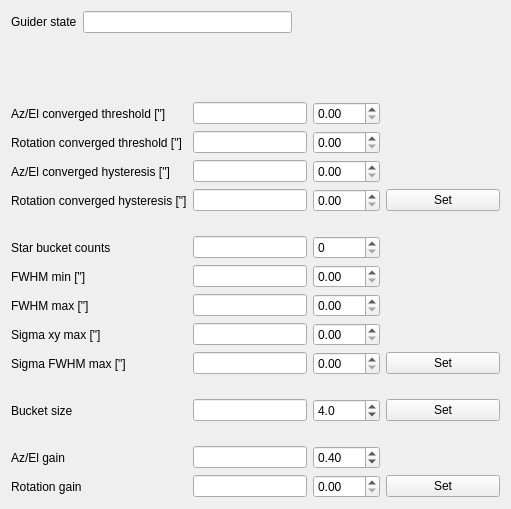
<?xml version="1.0" encoding="UTF-8"?>
<ui version="4.0">
 <class>Dialog</class>
 <widget class="QDialog" name="Dialog">
  <property name="geometry">
   <rect>
    <x>0</x>
    <y>0</y>
    <width>511</width>
    <height>509</height>
   </rect>
  </property>
  <property name="windowTitle">
   <string>Guider configuration</string>
  </property>
  <layout class="QVBoxLayout" name="verticalLayout">
   <item>
    <layout class="QHBoxLayout" name="horizontalLayout">
     <item>
      <widget class="QLabel" name="label_12">
       <property name="text">
        <string>Guider state</string>
       </property>
      </widget>
     </item>
     <item>
      <widget class="QLineEdit" name="stateEdit"/>
     </item>
     <item>
      <spacer name="horizontalSpacer">
       <property name="orientation">
        <enum>Qt::Horizontal</enum>
       </property>
       <property name="sizeHint" stdset="0">
        <size>
         <width>40</width>
         <height>20</height>
        </size>
       </property>
      </spacer>
     </item>
    </layout>
   </item>
   <item>
    <spacer name="verticalSpacer_9">
     <property name="orientation">
      <enum>Qt::Vertical</enum>
     </property>
     <property name="sizeHint" stdset="0">
      <size>
       <width>20</width>
       <height>4</height>
      </size>
     </property>
    </spacer>
   </item>
   <item>
    <layout class="QGridLayout" name="gridLayout">
     <item row="0" column="0">
      <widget class="QLabel" name="label">
       <property name="text">
        <string>Az/El converged threshold [&quot;]</string>
       </property>
      </widget>
     </item>
     <item row="0" column="1">
      <widget class="QLineEdit" name="azelthreshEdit"/>
     </item>
     <item row="0" column="2">
      <widget class="QDoubleSpinBox" name="azelthreshSpinBox">
       <property name="maximum">
        <double>10.000000000000000</double>
       </property>
      </widget>
     </item>
     <item row="0" column="3">
      <spacer name="horizontalSpacer_2">
       <property name="orientation">
        <enum>Qt::Horizontal</enum>
       </property>
       <property name="sizeHint" stdset="0">
        <size>
         <width>40</width>
         <height>20</height>
        </size>
       </property>
      </spacer>
     </item>
     <item row="1" column="0">
      <widget class="QLabel" name="label_2">
       <property name="text">
        <string>Rotation converged threshold [&quot;]</string>
       </property>
      </widget>
     </item>
     <item row="1" column="1">
      <widget class="QLineEdit" name="rotthreshEdit"/>
     </item>
     <item row="1" column="2">
      <widget class="QDoubleSpinBox" name="rotthreshSpinBox">
       <property name="maximum">
        <double>100.000000000000000</double>
       </property>
      </widget>
     </item>
     <item row="1" column="3">
      <spacer name="horizontalSpacer_3">
       <property name="orientation">
        <enum>Qt::Horizontal</enum>
       </property>
       <property name="sizeHint" stdset="0">
        <size>
         <width>40</width>
         <height>20</height>
        </size>
       </property>
      </spacer>
     </item>
     <item row="2" column="0">
      <widget class="QLabel" name="label_4">
       <property name="text">
        <string>Az/El converged hysteresis [&quot;]</string>
       </property>
      </widget>
     </item>
     <item row="2" column="1">
      <widget class="QLineEdit" name="azelhystEdit"/>
     </item>
     <item row="2" column="2">
      <widget class="QDoubleSpinBox" name="azelhystSpinBox">
       <property name="maximum">
        <double>5.000000000000000</double>
       </property>
      </widget>
     </item>
     <item row="2" column="3">
      <spacer name="horizontalSpacer_4">
       <property name="orientation">
        <enum>Qt::Horizontal</enum>
       </property>
       <property name="sizeHint" stdset="0">
        <size>
         <width>40</width>
         <height>20</height>
        </size>
       </property>
      </spacer>
     </item>
     <item row="3" column="0">
      <widget class="QLabel" name="label_3">
       <property name="text">
        <string>Rotation converged hysteresis [&quot;]</string>
       </property>
      </widget>
     </item>
     <item row="3" column="1">
      <widget class="QLineEdit" name="rothystEdit"/>
     </item>
     <item row="4" column="0">
      <spacer name="verticalSpacer">
       <property name="orientation">
        <enum>Qt::Vertical</enum>
       </property>
       <property name="sizeHint" stdset="0">
        <size>
         <width>20</width>
         <height>18</height>
        </size>
       </property>
      </spacer>
     </item>
     <item row="3" column="2">
      <widget class="QDoubleSpinBox" name="rothystSpinBox">
       <property name="maximum">
        <double>20.000000000000000</double>
       </property>
      </widget>
     </item>
     <item row="3" column="3">
      <widget class="QPushButton" name="convergedButton">
       <property name="text">
        <string>Set</string>
       </property>
       <property name="autoDefault">
        <bool>false</bool>
       </property>
      </widget>
     </item>
     <item row="4" column="1">
      <spacer name="verticalSpacer_2">
       <property name="orientation">
        <enum>Qt::Vertical</enum>
       </property>
       <property name="sizeHint" stdset="0">
        <size>
         <width>20</width>
         <height>18</height>
        </size>
       </property>
      </spacer>
     </item>
     <item row="4" column="2">
      <spacer name="verticalSpacer_3">
       <property name="orientation">
        <enum>Qt::Vertical</enum>
       </property>
       <property name="sizeHint" stdset="0">
        <size>
         <width>20</width>
         <height>18</height>
        </size>
       </property>
      </spacer>
     </item>
     <item row="4" column="3">
      <spacer name="verticalSpacer_4">
       <property name="orientation">
        <enum>Qt::Vertical</enum>
       </property>
       <property name="sizeHint" stdset="0">
        <size>
         <width>20</width>
         <height>18</height>
        </size>
       </property>
      </spacer>
     </item>
     <item row="5" column="1">
      <widget class="QLineEdit" name="bucketEdit"/>
     </item>
     <item row="5" column="0">
      <widget class="QLabel" name="label_5">
       <property name="text">
        <string>Star bucket counts</string>
       </property>
      </widget>
     </item>
     <item row="14" column="2">
      <widget class="QDoubleSpinBox" name="rotgainSpinBox">
       <property name="maximum">
        <double>1.000000000000000</double>
       </property>
       <property name="singleStep">
        <double>0.100000000000000</double>
       </property>
      </widget>
     </item>
     <item row="5" column="2">
      <widget class="QSpinBox" name="bucketSpinBox">
       <property name="maximum">
        <number>100000</number>
       </property>
      </widget>
     </item>
     <item row="5" column="3">
      <spacer name="horizontalSpacer_5">
       <property name="orientation">
        <enum>Qt::Horizontal</enum>
       </property>
       <property name="sizeHint" stdset="0">
        <size>
         <width>40</width>
         <height>20</height>
        </size>
       </property>
      </spacer>
     </item>
     <item row="6" column="0">
      <widget class="QLabel" name="label_6">
       <property name="text">
        <string>FWHM min [&quot;]</string>
       </property>
      </widget>
     </item>
     <item row="6" column="1">
      <widget class="QLineEdit" name="fwhmminEdit"/>
     </item>
     <item row="6" column="2">
      <widget class="QDoubleSpinBox" name="fwhmminSpinBox">
       <property name="maximum">
        <double>5.000000000000000</double>
       </property>
      </widget>
     </item>
     <item row="6" column="3">
      <spacer name="horizontalSpacer_6">
       <property name="orientation">
        <enum>Qt::Horizontal</enum>
       </property>
       <property name="sizeHint" stdset="0">
        <size>
         <width>40</width>
         <height>20</height>
        </size>
       </property>
      </spacer>
     </item>
     <item row="7" column="0">
      <widget class="QLabel" name="label_7">
       <property name="text">
        <string>FWHM max [&quot;]</string>
       </property>
      </widget>
     </item>
     <item row="7" column="1">
      <widget class="QLineEdit" name="fwhmmaxEdit"/>
     </item>
     <item row="7" column="2">
      <widget class="QDoubleSpinBox" name="fwhmmaxSpinBox">
       <property name="maximum">
        <double>10.000000000000000</double>
       </property>
      </widget>
     </item>
     <item row="7" column="3">
      <spacer name="horizontalSpacer_7">
       <property name="orientation">
        <enum>Qt::Horizontal</enum>
       </property>
       <property name="sizeHint" stdset="0">
        <size>
         <width>40</width>
         <height>20</height>
        </size>
       </property>
      </spacer>
     </item>
     <item row="8" column="0">
      <widget class="QLabel" name="label_8">
       <property name="text">
        <string>Sigma xy max [&quot;]</string>
       </property>
      </widget>
     </item>
     <item row="8" column="1">
      <widget class="QLineEdit" name="sxymaxEdit"/>
     </item>
     <item row="8" column="2">
      <widget class="QDoubleSpinBox" name="sxymaxSpinBox">
       <property name="maximum">
        <double>10.000000000000000</double>
       </property>
      </widget>
     </item>
     <item row="8" column="3">
      <spacer name="horizontalSpacer_8">
       <property name="orientation">
        <enum>Qt::Horizontal</enum>
       </property>
       <property name="sizeHint" stdset="0">
        <size>
         <width>40</width>
         <height>20</height>
        </size>
       </property>
      </spacer>
     </item>
     <item row="9" column="0">
      <widget class="QLabel" name="label_9">
       <property name="text">
        <string>Sigma FWHM max [&quot;]</string>
       </property>
      </widget>
     </item>
     <item row="9" column="1">
      <widget class="QLineEdit" name="sfwhmmaxEdit"/>
     </item>
     <item row="9" column="2">
      <widget class="QDoubleSpinBox" name="sfwhmmaxSpinBox">
       <property name="maximum">
        <double>10.000000000000000</double>
       </property>
      </widget>
     </item>
     <item row="9" column="3">
      <widget class="QPushButton" name="fwhmButton">
       <property name="text">
        <string>Set</string>
       </property>
       <property name="autoDefault">
        <bool>false</bool>
       </property>
      </widget>
     </item>
     <item row="10" column="1">
      <spacer name="verticalSpacer_8">
       <property name="orientation">
        <enum>Qt::Vertical</enum>
       </property>
       <property name="sizeHint" stdset="0">
        <size>
         <width>20</width>
         <height>18</height>
        </size>
       </property>
      </spacer>
     </item>
     <item row="10" column="2">
      <spacer name="verticalSpacer_7">
       <property name="orientation">
        <enum>Qt::Vertical</enum>
       </property>
       <property name="sizeHint" stdset="0">
        <size>
         <width>20</width>
         <height>18</height>
        </size>
       </property>
      </spacer>
     </item>
     <item row="10" column="3">
      <spacer name="verticalSpacer_5">
       <property name="orientation">
        <enum>Qt::Vertical</enum>
       </property>
       <property name="sizeHint" stdset="0">
        <size>
         <width>20</width>
         <height>18</height>
        </size>
       </property>
      </spacer>
     </item>
     <item row="13" column="0">
      <widget class="QLabel" name="label_10">
       <property name="text">
        <string>Az/El gain</string>
       </property>
      </widget>
     </item>
     <item row="13" column="1">
      <widget class="QLineEdit" name="azelgainEdit"/>
     </item>
     <item row="13" column="2">
      <widget class="QDoubleSpinBox" name="azelgainSpinBox">
       <property name="maximum">
        <double>1.000000000000000</double>
       </property>
       <property name="singleStep">
        <double>0.100000000000000</double>
       </property>
       <property name="value">
        <double>0.400000000000000</double>
       </property>
      </widget>
     </item>
     <item row="13" column="3">
      <spacer name="horizontalSpacer_9">
       <property name="orientation">
        <enum>Qt::Horizontal</enum>
       </property>
       <property name="sizeHint" stdset="0">
        <size>
         <width>40</width>
         <height>20</height>
        </size>
       </property>
      </spacer>
     </item>
     <item row="14" column="0">
      <widget class="QLabel" name="label_11">
       <property name="text">
        <string>Rotation gain</string>
       </property>
      </widget>
     </item>
     <item row="14" column="1">
      <widget class="QLineEdit" name="rotgainEdit"/>
     </item>
     <item row="14" column="3">
      <widget class="QPushButton" name="gainButton">
       <property name="text">
        <string>Set</string>
       </property>
       <property name="autoDefault">
        <bool>false</bool>
       </property>
      </widget>
     </item>
     <item row="11" column="0">
      <widget class="QLabel" name="label_13">
       <property name="text">
        <string>Bucket size</string>
       </property>
      </widget>
     </item>
     <item row="12" column="0">
      <spacer name="verticalSpacer_6">
       <property name="orientation">
        <enum>Qt::Vertical</enum>
       </property>
       <property name="sizeHint" stdset="0">
        <size>
         <width>20</width>
         <height>18</height>
        </size>
       </property>
      </spacer>
     </item>
     <item row="10" column="0">
      <spacer name="verticalSpacer_10">
       <property name="orientation">
        <enum>Qt::Vertical</enum>
       </property>
       <property name="sizeHint" stdset="0">
        <size>
         <width>20</width>
         <height>18</height>
        </size>
       </property>
      </spacer>
     </item>
     <item row="11" column="1">
      <widget class="QLineEdit" name="bucketsizeEdit"/>
     </item>
     <item row="11" column="3">
      <widget class="QPushButton" name="bucketsizeButton">
       <property name="text">
        <string>Set</string>
       </property>
       <property name="autoDefault">
        <bool>false</bool>
       </property>
      </widget>
     </item>
     <item row="12" column="1">
      <spacer name="verticalSpacer_11">
       <property name="orientation">
        <enum>Qt::Vertical</enum>
       </property>
       <property name="sizeHint" stdset="0">
        <size>
         <width>20</width>
         <height>18</height>
        </size>
       </property>
      </spacer>
     </item>
     <item row="12" column="2">
      <spacer name="verticalSpacer_12">
       <property name="orientation">
        <enum>Qt::Vertical</enum>
       </property>
       <property name="sizeHint" stdset="0">
        <size>
         <width>20</width>
         <height>18</height>
        </size>
       </property>
      </spacer>
     </item>
     <item row="12" column="3">
      <spacer name="verticalSpacer_13">
       <property name="orientation">
        <enum>Qt::Vertical</enum>
       </property>
       <property name="sizeHint" stdset="0">
        <size>
         <width>20</width>
         <height>18</height>
        </size>
       </property>
      </spacer>
     </item>
     <item row="11" column="2">
      <widget class="QDoubleSpinBox" name="bucketsizeSpinBox">
       <property name="decimals">
        <number>1</number>
       </property>
       <property name="maximum">
        <double>20.000000000000000</double>
       </property>
       <property name="value">
        <double>4.000000000000000</double>
       </property>
      </widget>
     </item>
    </layout>
   </item>
  </layout>
 </widget>
 <resources/>
 <connections>
  <connection>
   <sender>convergedButton</sender>
   <signal>clicked()</signal>
   <receiver>Dialog</receiver>
   <slot>on_converged()</slot>
   <hints>
    <hint type="sourcelabel">
     <x>500</x>
     <y>165</y>
    </hint>
    <hint type="destinationlabel">
     <x>510</x>
     <y>171</y>
    </hint>
   </hints>
  </connection>
  <connection>
   <sender>fwhmButton</sender>
   <signal>clicked()</signal>
   <receiver>Dialog</receiver>
   <slot>on_fwhm()</slot>
   <hints>
    <hint type="sourcelabel">
     <x>500</x>
     <y>346</y>
    </hint>
    <hint type="destinationlabel">
     <x>510</x>
     <y>383</y>
    </hint>
   </hints>
  </connection>
  <connection>
   <sender>gainButton</sender>
   <signal>clicked()</signal>
   <receiver>Dialog</receiver>
   <slot>on_gain()</slot>
   <hints>
    <hint type="sourcelabel">
     <x>500</x>
     <y>498</y>
    </hint>
    <hint type="destinationlabel">
     <x>510</x>
     <y>508</y>
    </hint>
   </hints>
  </connection>
  <connection>
   <sender>bucketsizeButton</sender>
   <signal>clicked()</signal>
   <receiver>Dialog</receiver>
   <slot>on_bucketsize()</slot>
   <hints>
    <hint type="sourcelabel">
     <x>462</x>
     <y>393</y>
    </hint>
    <hint type="destinationlabel">
     <x>506</x>
     <y>415</y>
    </hint>
   </hints>
  </connection>
 </connections>
 <slots>
  <slot>on_converged()</slot>
  <slot>on_fwhm()</slot>
  <slot>on_gain()</slot>
  <slot>on_bucketsize()</slot>
 </slots>
</ui>
